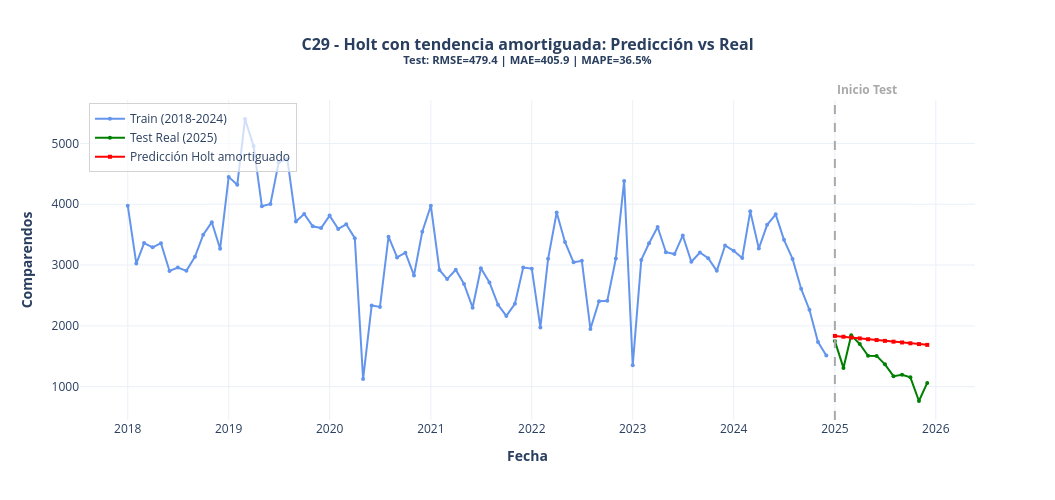
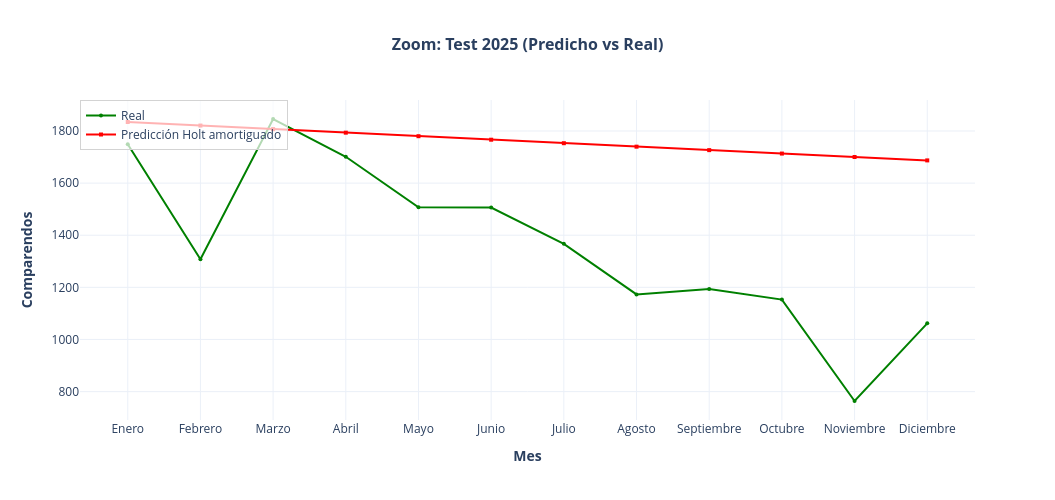
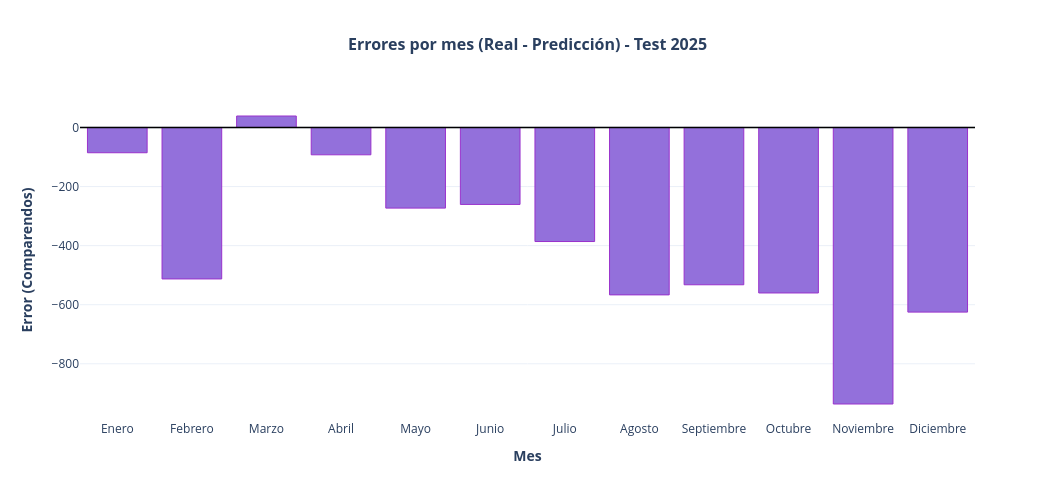

Notebook code cell kept with these figures, in order:
### Code cell
meses = ['Enero','Febrero','Marzo','Abril','Mayo','Junio','Julio','Agosto','Septiembre','Octubre','Noviembre','Diciembre']

fig1 = go.Figure()

fig1.add_trace(go.Scatter(
    x=train_c29.index,
    y=train_c29.values,
    mode='lines+markers',
    name='Train (2018-2024)',
    line=dict(color='cornflowerblue', width=2),
    marker=dict(size=4),
    hovertemplate='Fecha: %{x}<br>Comparendos: %{y:,.0f}<extra></extra>'
))

fig1.add_trace(go.Scatter(
    x=test_c29.index,
    y=test_c29.values,
    mode='lines+markers',
    name='Test Real (2025)',
    line=dict(color='green', width=2),
    marker=dict(size=4),
    hovertemplate='Fecha: %{x}<br>Real: %{y:,.0f}<extra></extra>'
))

fig1.add_trace(go.Scatter(
    x=test_c29.index,
    y=predicciones_test_c29.values,
    mode='lines+markers',
    name='Predicción Holt amortiguado',   
    line=dict(color='red', width=2),
    marker=dict(size=4, symbol='square'),
    hovertemplate='Fecha: %{x}<br>Predicción: %{y:,.0f}<extra></extra>'
))

fig1.add_vline(
    x='2025-01-01',
    line_width=2,
    line_dash='dash',
    line_color='darkgray',
    opacity=1
)

fig1.add_annotation(
    x='2025-01-01',
    y=1, 
    yref='paper',
    text='<b>Inicio Test</b>',
    showarrow=False,
    font=dict(size=12, color='darkgray'),
    xanchor='left',
    yanchor='bottom'
)

fig1.update_layout(
    title=dict(
        text=f'C29 - Holt con tendencia amortiguada: Predicción vs Real<br>'
             f'<sup>Test: RMSE={rmse_test:.1f} | MAE={mae_test:.1f} | MAPE={mape_test:.1f}%</sup>',
        x=0.5,
        font=dict(size=16, weight='bold')
    ),
    xaxis_title=dict(text='Fecha', font=dict(weight='bold')),
    yaxis_title=dict(text='Comparendos', font=dict(weight='bold')),
    template='plotly_white',
    hovermode='x unified',
    legend=dict(
        x=0.01,
        y=0.99,
        bgcolor='rgba(255,255,255,0.7)',
        bordercolor='lightgray',
        borderwidth=1
    ),
    width=1055,
    height=500
)

fig1.show()

fig2 = go.Figure()

fig2.add_trace(go.Scatter(
    x=meses,
    y=test_c29.values,
    mode='lines+markers',
    name='Real',
    line=dict(color='green', width=2),
    marker=dict(size=4, symbol='circle'),
    hovertemplate='Mes: %{x}<br>Real: %{y:,.0f}<extra></extra>'
))

fig2.add_trace(go.Scatter(
    x=meses,
    y=predicciones_test_c29.values,
    mode='lines+markers',
    name='Predicción Holt amortiguado',
    line=dict(color='red', width=2),
    marker=dict(size=4, symbol='square'),
    hovertemplate='Mes: %{x}<br>Predicción: %{y:,.0f}<extra></extra>'
))

fig2.update_layout(
    title=dict(
        text='Zoom: Test 2025 (Predicho vs Real)',
        x=0.5,
        font=dict(size=16, weight='bold')
    ),
    xaxis_title=dict(text='Mes', font=dict(weight='bold')),
    yaxis_title=dict(text='Comparendos', font=dict(weight='bold')),
    template='plotly_white',
    hovermode='x unified',
    legend=dict(
        x=0,
        y=1,
        bgcolor='rgba(255,255,255,0.7)',
        bordercolor='lightgray',
        borderwidth=1
    ),
    width=1055,
    height=500
)

fig2.show()

errores_test = test_c29.values - predicciones_test_c29.values

fig3 = go.Figure()

fig3.add_trace(go.Bar(
    x=meses,
    y=errores_test,
    name='Error (Real - Predicción)',
    marker_color='mediumpurple',
    marker_line_color='darkorchid',
    marker_line_width=1,
    opacity=1,
    hovertemplate='Mes: %{x}<br>Error: %{y:,.0f} comparendos<extra></extra>'
))

fig3.add_hline(
    y=0,
    line_width=1.5,
    line_color='black',
    line_dash='solid',
    opacity=1
)

fig3.update_layout(
    title=dict(
        text='Errores por mes (Real - Predicción) - Test 2025',
        x=0.5,
        font=dict(size=16, weight='bold')
    ),
    xaxis_title=dict(text='Mes', font=dict(weight='bold')),
    yaxis_title=dict(text='Error (Comparendos)', font=dict(weight='bold')),
    template='plotly_white',
    hovermode='x unified',
    showlegend=False,
    width=1055,
    height=500
)

fig3.show()

### Figure 1 — Plotly figure (JSON) as saved in the notebook; plotly's stock layout.template omitted (floating-point values rounded to 4 significant figures)
{"data": [{"hovertemplate": "Fecha: %{x}<br>Comparendos: %{y:,.0f}<extra></extra>", "line": {"color": "cornflowerblue", "width": 2}, "marker": {"size": 4}, "mode": "lines+markers", "name": "Train (2018-2024)", "type": "scatter", "x": ["2018-01-01T00:00:00.000000000", "2018-02-01T00:00:00.000000000", "2018-03-01T00:00:00.000000000", "2018-04-01T00:00:00.000000000", "2018-05-01T00:00:00.000000000", "2018-06-01T00:00:00.000000000", "2018-07-01T00:00:00.000000000", "2018-08-01T00:00:00.000000000", "2018-09-01T00:00:00.000000000", "2018-10-01T00:00:00.000000000", "2018-11-01T00:00:00.000000000", "2018-12-01T00:00:00.000000000", "2019-01-01T00:00:00.000000000", "2019-02-01T00:00:00.000000000", "2019-03-01T00:00:00.000000000", "2019-04-01T00:00:00.000000000", "2019-05-01T00:00:00.000000000", "2019-06-01T00:00:00.000000000", "2019-07-01T00:00:00.000000000", "2019-08-01T00:00:00.000000000", "2019-09-01T00:00:00.000000000", "2019-10-01T00:00:00.000000000", "2019-11-01T00:00:00.000000000", "2019-12-01T00:00:00.000000000", "2020-01-01T00:00:00.000000000", "2020-02-01T00:00:00.000000000", "2020-03-01T00:00:00.000000000", "2020-04-01T00:00:00.000000000", "2020-05-01T00:00:00.000000000", "2020-06-01T00:00:00.000000000", "2020-07-01T00:00:00.000000000", "2020-08-01T00:00:00.000000000", "2020-09-01T00:00:00.000000000", "2020-10-01T00:00:00.000000000", "2020-11-01T00:00:00.000000000", "2020-12-01T00:00:00.000000000", "2021-01-01T00:00:00.000000000", "2021-02-01T00:00:00.000000000", "2021-03-01T00:00:00.000000000", "2021-04-01T00:00:00.000000000", "2021-05-01T00:00:00.000000000", "2021-06-01T00:00:00.000000000", "2021-07-01T00:00:00.000000000", "2021-08-01T00:00:00.000000000", "2021-09-01T00:00:00.000000000", "2021-10-01T00:00:00.000000000", "2021-11-01T00:00:00.000000000", "2021-12-01T00:00:00.000000000", "2022-01-01T00:00:00.000000000", "2022-02-01T00:00:00.000000000", "2022-03-01T00:00:00.000000000", "2022-04-01T00:00:00.000000000", "2022-05-01T00:00:00.000000000", "2022-06-01T00:00:00.000000000", "2022-07-01T00:00:00.000000000", "2022-08-01T00:00:00.000000000", "2022-09-01T00:00:00.000000000", "2022-10-01T00:00:00.000000000", "2022-11-01T00:00:00.000000000", "2022-12-01T00:00:00.000000000", "2023-01-01T00:00:00.000000000", "2023-02-01T00:00:00.000000000", "2023-03-01T00:00:00.000000000", "2023-04-01T00:00:00.000000000", "2023-05-01T00:00:00.000000000", "2023-06-01T00:00:00.000000000", "2023-07-01T00:00:00.000000000", "2023-08-01T00:00:00.000000000", "2023-09-01T00:00:00.000000000", "2023-10-01T00:00:00.000000000", "2023-11-01T00:00:00.000000000", "2023-12-01T00:00:00.000000000", "2024-01-01T00:00:00.000000000", "2024-02-01T00:00:00.000000000", "2024-03-01T00:00:00.000000000", "2024-04-01T00:00:00.000000000", "2024-05-01T00:00:00.000000000", "2024-06-01T00:00:00.000000000", "2024-07-01T00:00:00.000000000", "2024-08-01T00:00:00.000000000", "2024-09-01T00:00:00.000000000", "2024-10-01T00:00:00.000000000", "2024-11-01T00:00:00.000000000", "2024-12-01T00:00:00.000000000"], "y": [3977, 3025, 3362, 3291, 3360, 2902, 2958, 2905, 3135, 3500, 3705, 3267, 4450, 4320, 5402, 4959, 3967, 4003, 4692, 4745, 3717, 3840, 3638, 3609, 3813, 3594, 3670, 3442, 1125, 2335, 2312, 3467, 3126, 3204, 2830, 3547, 3976, 2919, 2769, 2922, 2688, 2299, 2946, 2713, 2346, 2163, 2362, 2959, 2941, 1974, 3103, 3864, 3380, 3045, 3069, 1949, 2406, 2411, 3108, 4383, 1350, 3085, 3358, 3626, 3211, 3181, 3487, 3054, 3207, 3113, 2905, 3323, 3234, 3116, 3883, 3272, 3662, 3834, 3415, 3101, 2610, 2264, 1733, 1512]}, {"hovertemplate": "Fecha: %{x}<br>Real: %{y:,.0f}<extra></extra>", "line": {"color": "green", "width": 2}, "marker": {"size": 4}, "mode": "lines+markers", "name": "Test Real (2025)", "type": "scatter", "x": ["2025-01-01T00:00:00.000000000", "2025-02-01T00:00:00.000000000", "2025-03-01T00:00:00.000000000", "2025-04-01T00:00:00.000000000", "2025-05-01T00:00:00.000000000", "2025-06-01T00:00:00.000000000", "2025-07-01T00:00:00.000000000", "2025-08-01T00:00:00.000000000", "2025-09-01T00:00:00.000000000", "2025-10-01T00:00:00.000000000", "2025-11-01T00:00:00.000000000", "2025-12-01T00:00:00.000000000"], "y": [1749, 1308, 1846, 1701, 1507, 1506, 1367, 1173, 1194, 1153, 764, 1062]}, {"hovertemplate": "Fecha: %{x}<br>Predicción: %{y:,.0f}<extra></extra>", "line": {"color": "red", "width": 2}, "marker": {"size": 4, "symbol": "square"}, "mode": "lines+markers", "name": "Predicción Holt amortiguado", "type": "scatter", "x": ["2025-01-01T00:00:00.000000000", "2025-02-01T00:00:00.000000000", "2025-03-01T00:00:00.000000000", "2025-04-01T00:00:00.000000000", "2025-05-01T00:00:00.000000000", "2025-06-01T00:00:00.000000000", "2025-07-01T00:00:00.000000000", "2025-08-01T00:00:00.000000000", "2025-09-01T00:00:00.000000000", "2025-10-01T00:00:00.000000000", "2025-11-01T00:00:00.000000000", "2025-12-01T00:00:00.000000000"], "y": [1835.0, 1821.0, 1807.0, 1794.0, 1780.0, 1767.0, 1753.0, 1740.0, 1727.0, 1713.0, 1700.0, 1687.0]}], "layout": {"annotations": [{"font": {"color": "darkgray", "size": 12}, "showarrow": false, "text": "<b>Inicio Test</b>", "x": "2025-01-01", "xanchor": "left", "y": 1, "yanchor": "bottom", "yref": "paper"}], "height": 500, "hovermode": "x unified", "legend": {"bgcolor": "rgba(255,255,255,0.7)", "bordercolor": "lightgray", "borderwidth": 1, "x": 0.01, "y": 0.99}, "shapes": [{"line": {"color": "darkgray", "dash": "dash", "width": 2}, "opacity": 1, "type": "line", "x0": "2025-01-01", "x1": "2025-01-01", "xref": "x", "y0": 0, "y1": 1, "yref": "y domain"}], "title": {"font": {"size": 16, "weight": "bold"}, "text": "C29 - Holt con tendencia amortiguada: Predicción vs Real<br><sup>Test: RMSE=479.4 | MAE=405.9 | MAPE=36.5%</sup>", "x": 0.5}, "width": 1055, "xaxis": {"title": {"font": {"weight": "bold"}, "text": "Fecha"}}, "yaxis": {"title": {"font": {"weight": "bold"}, "text": "Comparendos"}}}}

### Figure 2 — Plotly figure (JSON) as saved in the notebook; plotly's stock layout.template omitted (floating-point values rounded to 4 significant figures)
{"data": [{"hovertemplate": "Mes: %{x}<br>Real: %{y:,.0f}<extra></extra>", "line": {"color": "green", "width": 2}, "marker": {"size": 4, "symbol": "circle"}, "mode": "lines+markers", "name": "Real", "type": "scatter", "x": ["Enero", "Febrero", "Marzo", "Abril", "Mayo", "Junio", "Julio", "Agosto", "Septiembre", "Octubre", "Noviembre", "Diciembre"], "y": [1749, 1308, 1846, 1701, 1507, 1506, 1367, 1173, 1194, 1153, 764, 1062]}, {"hovertemplate": "Mes: %{x}<br>Predicción: %{y:,.0f}<extra></extra>", "line": {"color": "red", "width": 2}, "marker": {"size": 4, "symbol": "square"}, "mode": "lines+markers", "name": "Predicción Holt amortiguado", "type": "scatter", "x": ["Enero", "Febrero", "Marzo", "Abril", "Mayo", "Junio", "Julio", "Agosto", "Septiembre", "Octubre", "Noviembre", "Diciembre"], "y": [1835.0, 1821.0, 1807.0, 1794.0, 1780.0, 1767.0, 1753.0, 1740.0, 1727.0, 1713.0, 1700.0, 1687.0]}], "layout": {"height": 500, "hovermode": "x unified", "legend": {"bgcolor": "rgba(255,255,255,0.7)", "bordercolor": "lightgray", "borderwidth": 1, "x": 0, "y": 1}, "title": {"font": {"size": 16, "weight": "bold"}, "text": "Zoom: Test 2025 (Predicho vs Real)", "x": 0.5}, "width": 1055, "xaxis": {"title": {"font": {"weight": "bold"}, "text": "Mes"}}, "yaxis": {"title": {"font": {"weight": "bold"}, "text": "Comparendos"}}}}

### Figure 3 — Plotly figure (JSON) as saved in the notebook; plotly's stock layout.template omitted (floating-point values rounded to 4 significant figures)
{"data": [{"hovertemplate": "Mes: %{x}<br>Error: %{y:,.0f} comparendos<extra></extra>", "marker": {"color": "mediumpurple", "line": {"color": "darkorchid", "width": 1}}, "name": "Error (Real - Predicción)", "opacity": 1, "type": "bar", "x": ["Enero", "Febrero", "Marzo", "Abril", "Mayo", "Junio", "Julio", "Agosto", "Septiembre", "Octubre", "Noviembre", "Diciembre"], "y": [-85.55, -512.8, 38.85, -92.55, -273.0, -260.6, -386.2, -566.8, -532.6, -560.4, -936.2, -625.2]}], "layout": {"height": 500, "hovermode": "x unified", "shapes": [{"line": {"color": "black", "dash": "solid", "width": 1.5}, "opacity": 1, "type": "line", "x0": 0, "x1": 1, "xref": "x domain", "y0": 0, "y1": 0, "yref": "y"}], "showlegend": false, "title": {"font": {"size": 16, "weight": "bold"}, "text": "Errores por mes (Real - Predicción) - Test 2025", "x": 0.5}, "width": 1055, "xaxis": {"title": {"font": {"weight": "bold"}, "text": "Mes"}}, "yaxis": {"title": {"font": {"weight": "bold"}, "text": "Error (Comparendos)"}}}}
